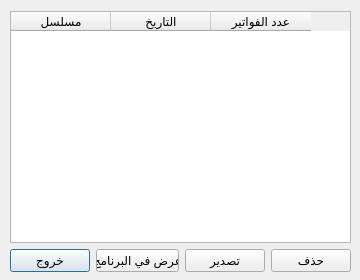
<?xml version="1.0" encoding="UTF-8"?>
<ui version="4.0">
 <class>Dialog</class>
 <widget class="QDialog" name="Dialog">
  <property name="geometry">
   <rect>
    <x>0</x>
    <y>0</y>
    <width>360</width>
    <height>280</height>
   </rect>
  </property>
  <property name="windowTitle">
   <string>Dialog</string>
  </property>
  <widget class="QWidget" name="">
   <property name="geometry">
    <rect>
     <x>10</x>
     <y>11</y>
     <width>341</width>
     <height>261</height>
    </rect>
   </property>
   <layout class="QGridLayout" name="gridLayout">
    <item row="0" column="0" colspan="4">
     <widget class="QTableWidget" name="tableWidget">
      <column>
       <property name="text">
        <string>مسلسل</string>
       </property>
      </column>
      <column>
       <property name="text">
        <string>التاريخ</string>
       </property>
      </column>
      <column>
       <property name="text">
        <string>عدد الفواتير</string>
       </property>
      </column>
     </widget>
    </item>
    <item row="1" column="0">
     <widget class="QPushButton" name="pushButton_4">
      <property name="text">
       <string>خروج</string>
      </property>
     </widget>
    </item>
    <item row="1" column="1">
     <widget class="QPushButton" name="pushButton_3">
      <property name="text">
       <string>عرض في البرنامج</string>
      </property>
     </widget>
    </item>
    <item row="1" column="2">
     <widget class="QPushButton" name="pushButton_2">
      <property name="text">
       <string>تصدير</string>
      </property>
     </widget>
    </item>
    <item row="1" column="3">
     <widget class="QPushButton" name="pushButton">
      <property name="text">
       <string>حذف</string>
      </property>
     </widget>
    </item>
   </layout>
  </widget>
 </widget>
 <resources/>
 <connections/>
</ui>
